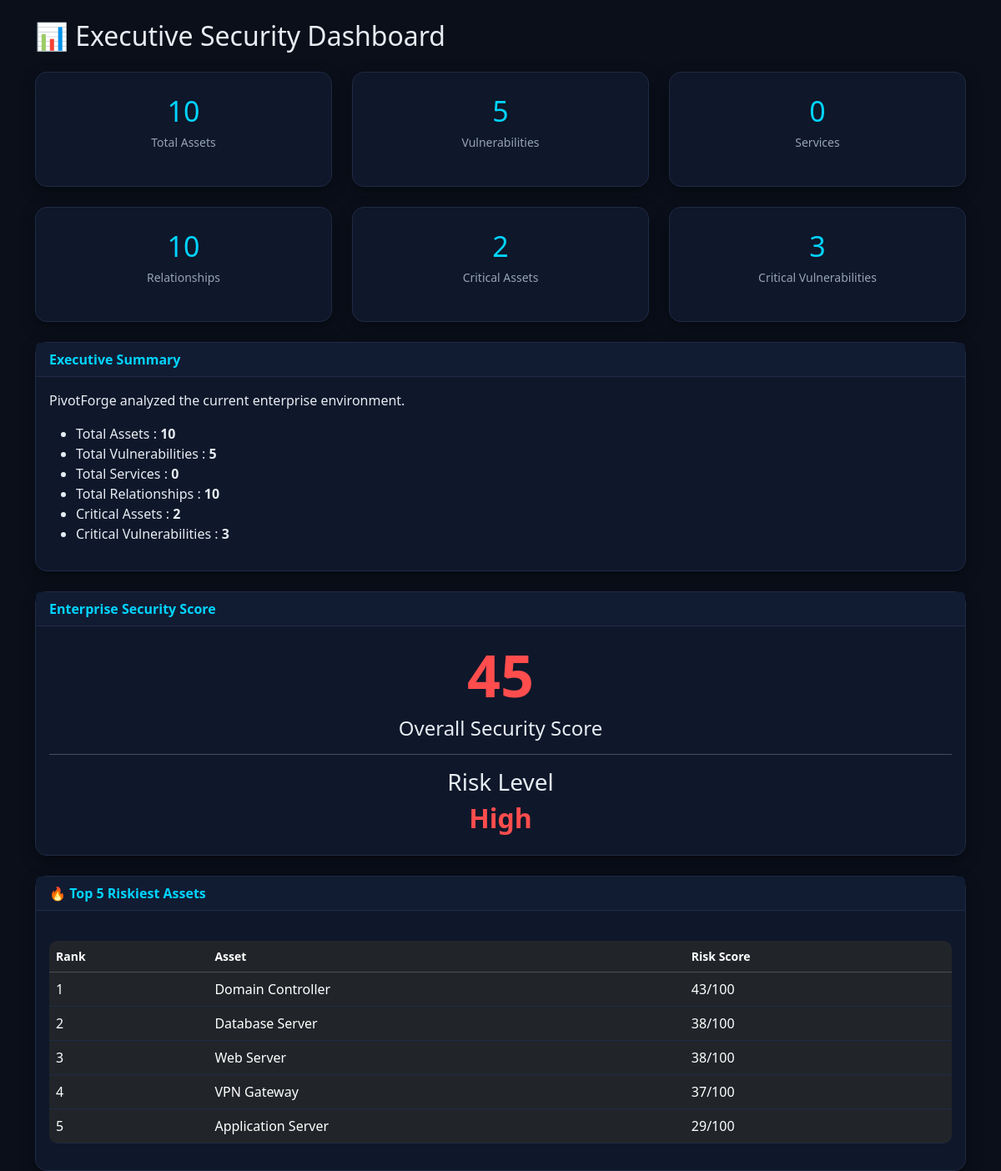
Page /executive-dashboard on the committed database.
### tables this page shows
CREATE TABLE assets(

        id INTEGER PRIMARY KEY AUTOINCREMENT,

        asset_name TEXT NOT NULL,

        ip_address TEXT NOT NULL,

        asset_type TEXT NOT NULL,

        criticality TEXT NOT NULL

    );

### app.py (the view)
@app.route("/executive-dashboard")
def executive_dashboard():
    analytics = DashboardAnalytics()
    return render_template(
    "executive_dashboard.html",
    assets=analytics.total_assets(),
    vulnerabilities=analytics.total_vulnerabilities(),
    relationships=analytics.total_relationships(),
    services=analytics.total_services(),
    critical_assets=analytics.critical_assets(),
    critical_vulnerabilities=analytics.critical_vulnerabilities(),
    security_score=analytics.security_score(),
    risk_level=analytics.risk_level(),
    top_assets=analytics.top_risky_assets()
)

### modules/asset_manager.py (called while the page is built)
def get_all_assets():
    connection = get_connection()
    cursor = connection.cursor()
    cursor.execute("""
        SELECT *
        FROM assets
        ORDER BY id DESC
    """)
    assets = cursor.fetchall()
    connection.close()
    return assets

### modules/dashboard_analytics.py (called while the page is built)
    def total_assets(self):
        return len(get_all_assets())

    def total_vulnerabilities(self):
        return len(get_all_vulnerabilities())

    def total_relationships(self):
        return len(get_all_relationships())

    def total_services(self):
        return len(get_all_services())

    def critical_vulnerabilities(self):
        total = 0
        for vulnerability in get_all_vulnerabilities():
            if vulnerability["severity"].lower() == "critical":
                total += 1
        return total

    def critical_assets(self):
        total = 0
        for asset in get_all_assets():
            if asset["criticality"].lower() == "critical":
                total += 1
        return total

    def security_score(self):
        assets = self.total_assets()
        vulnerabilities = self.total_vulnerabilities()
        critical = self.critical_vulnerabilities()
        score = 100
        score -= vulnerabilities * 5
        score -= critical * 10
        if score < 0:
            score = 0
        return score

    def risk_level(self):
        score = self.security_score()
        if score >= 85:
            return "Low"
        elif score >= 65:
            return "Medium"
        elif score >= 40:
            return "High"
        else:
            return "Critical"

    def top_risky_assets(self):
        engine = AssetRiskEngine()
        assets = get_all_assets()
        risk_list = []
        for asset in assets:
            score = engine.calculate(asset["id"])
            risk_list.append({
                "name": asset["asset_name"],
                "score": score
            })
        risk_list.sort(
            key=lambda x: x["score"],
            reverse=True
        )
        return risk_list[:5]

### modules/db.py (called while the page is built)
def get_connection():
    connection = sqlite3.connect(DATABASE_PATH)
    connection.row_factory = sqlite3.Row
    return connection

### modules/service_manager.py (called while the page is built)
def get_all_services():
    connection = get_connection()
    cursor = connection.cursor()
    cursor.execute("""

    SELECT

        services.*,

        assets.asset_name

    FROM services

    JOIN assets

    ON assets.id = services.asset_id

    ORDER BY services.id DESC

    """)
    data = cursor.fetchall()
    connection.close()
    return data

### templates/executive_dashboard.html (shortened to what this page needs)
<!DOCTYPE html>
<html>
<head>
    <link
    href="https://cdn.jsdelivr.net/npm/bootstrap@5.3.3/dist/css/bootstrap.min.css"
    rel="stylesheet">
    <link
    rel="stylesheet"
    href="{{ url_for('static', filename='css/style.css') }}">
</head>
<body>
<div class="container mt-4">
    <h2 class="mb-4">
        📊 Executive Security Dashboard
    </h2>
    <div class="row g-4">
        <div class="col-md-4">
            <div class="card dashboard-card">
                <h3>{{ assets }}</h3>
                <p>Total Assets</p>
            </div>
        </div>
        <div class="col-md-4">
            <div class="card dashboard-card">
                <h3>{{ vulnerabilities }}</h3>
                <p>Vulnerabilities</p>
            </div>
        </div>
        <div class="col-md-4">
            <div class="card dashboard-card">
                <h3>{{ services }}</h3>
                <p>Services</p>
            </div>
        </div>
        <div class="col-md-4">
            <div class="card dashboard-card">
                <h3>{{ relationships }}</h3>
                <p>Relationships</p>
            </div>
        </div>
        <div class="col-md-4">
            <div class="card dashboard-card">
                <h3>{{ critical_assets }}</h3>
                <p>Critical Assets</p>
            </div>
        </div>
        <div class="col-md-4">
            <div class="card dashboard-card">
                <h3>{{ critical_vulnerabilities }}</h3>
                <p>Critical Vulnerabilities</p>
            </div>
        </div>
    </div>
    <div class="card mt-4">
        <div class="card-header">
            Executive Summary
        </div>
        <div class="card-body">
            <p>
                PivotForge analyzed the current enterprise environment.
            </p>
            <ul>
                <li>Total Assets : <b>{{ assets }}</b></li>
                <li>Total Vulnerabilities : <b>{{ vulnerabilities }}</b></li>
                <li>Total Services : <b>{{ services }}</b></li>
                <li>Total Relationships : <b>{{ relationships }}</b></li>
                <li>Critical Assets : <b>{{ critical_assets }}</b></li>
                <li>Critical Vulnerabilities : <b>{{ critical_vulnerabilities }}</b></li>
            </ul>
        </div>
    </div>
    <div class="card mt-4">
        <div class="card-header">
            Enterprise Security Score
        </div>
        <div class="card-body text-center">
            <h1
            style="font-size:70px;
                   color:#ff4d4d;
                   font-weight:bold;">
                {{ security_score }}
            </h1>
            <h4>
                Overall Security Score
            </h4>
            <hr>
            <h3>
                Risk Level
            </h3>
            <h2
            style="color:#ff4d4d;
                   font-weight:bold;">
                {{ risk_level }}
            </h2>
        </div>
    </div>
    <div class="card mt-4">
        <div class="card-header">
            🔥 Top 5 Riskiest Assets
        </div>
        <div class="card-body">
            <table class="table table-dark table-hover">
                <thead>
                    <tr>
                        <th>Rank</th>
                        <th>Asset</th>
                        <th>Risk Score</th>
                    </tr>
                </thead>
                <tbody>
                    {% for asset in top_assets %}
                    <tr>
                        <td>{{ loop.index }}</td>
                        <td>{{ asset.name }}</td>
                        <td>{{ asset.score }}/100</td>
                    </tr>
                    {% endfor %}
                </tbody>
            </table>
        </div>
    </div>
</div>
</body>
</html>

### static/css/style.css (style rules this page uses)
* { margin: 0; padding: 0; box-sizing: border-box; }
body { background: #0a0f1a; color: #e6edf3; font-family: "Segoe UI", Tahoma, Geneva, Verdana, sans-serif; }
.container { margin-top: 30px; }
.card { background: #0f172a; border: 1px solid #1f2a44; border-radius: 14px; color: #e6edf3; box-shadow: 0 6px 18px rgba(0,0,0,0.4); transition: 0.2s; }
.card-header { background: #111c33; color: #00d4ff; font-weight: 600; border-bottom: 1px solid #1f2a44; }
.dashboard-card { padding: 26px; text-align: center; border-radius: 14px; background: #0f172a; border: 1px solid #1f2a44; transition: 0.2s; }
.dashboard-card h3 { font-size: 34px; color: #00d4ff; margin-bottom: 6px; }
.dashboard-card p { color: #94a3b8; font-size: 14px; }
table { width: 100%; border-collapse: collapse; margin-top: 20px; background: #0f172a; border-radius: 10px; overflow: hidden; }
th { background: #111c33; color: #00d4ff; padding: 12px; text-align: left; font-size: 14px; }
td { padding: 12px; border-bottom: 1px solid #1f2a44; color: #e6edf3; }

### rows in the picture
assets: name "Domain Controller", score "43"
assets: name "Database Server", score "38"
assets: name "Web Server", score "38"
assets: name "VPN Gateway", score "37"
assets: name "Application Server", score "29"

### other values in the picture
{{ assets }} "10"
{{ vulnerabilities }} "5"
{{ services }} "0"
{{ relationships }} "10"
{{ critical_assets }} "2"
{{ critical_vulnerabilities }} "3"
{{ security_score }} "45"
{{ risk_level }} "High"
